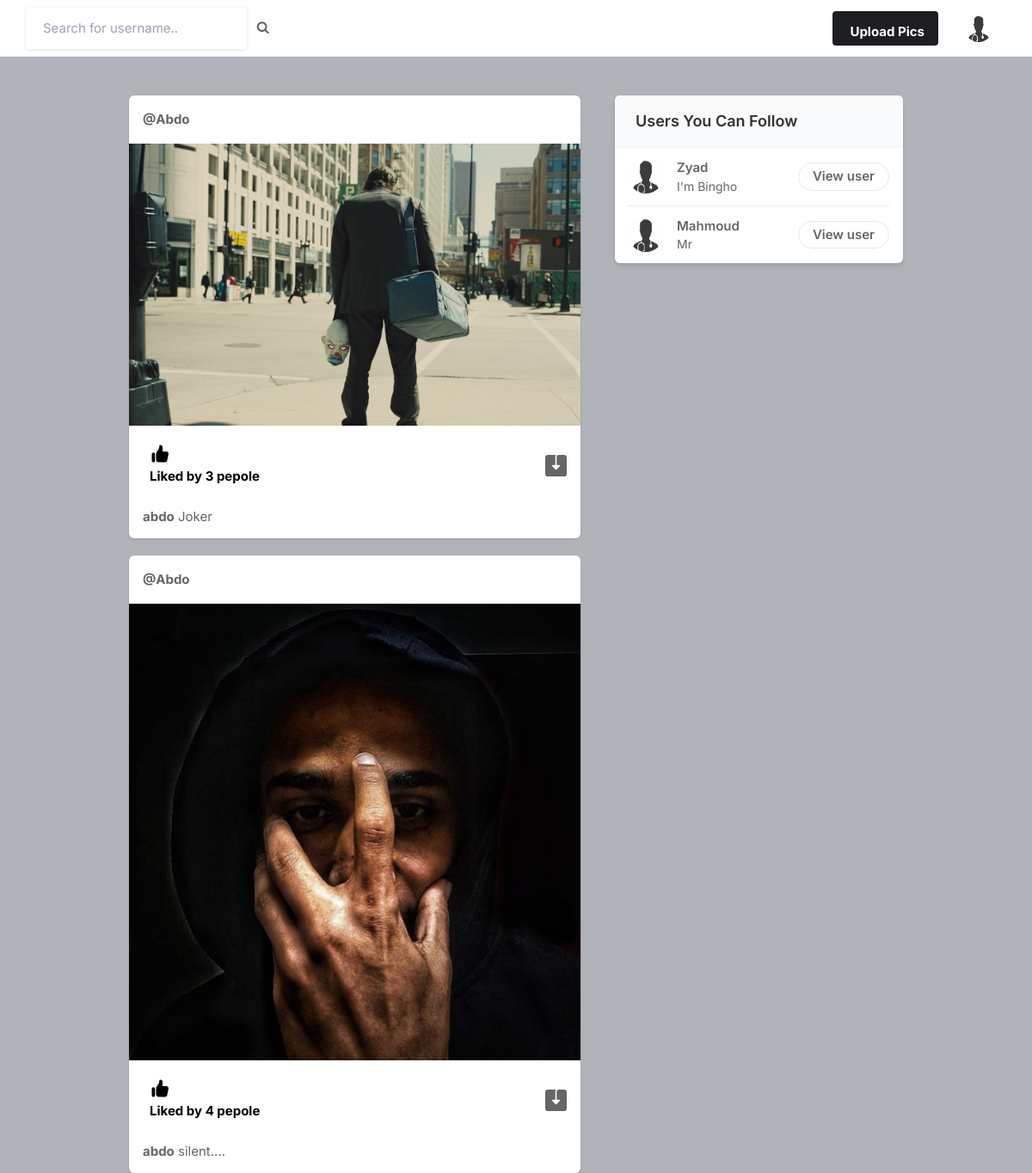
/ (signed in), run on the app's committed database.
### core/models.py (models this page shows, shortened)
class Profile(models.Model):
    user = models.ForeignKey(User, on_delete=models.CASCADE)
    id_user = models.IntegerField()
    bio = models.TextField(blank=True)
    profileimg = models.ImageField(upload_to='profile_images', default='blank-profile-picture.png')
    location = models.CharField(max_length=100, blank=True)

class Post(models.Model):
    id = models.UUIDField(primary_key=True, default=uuid.uuid4)
    user = models.CharField(max_length=100)
    image = models.ImageField(upload_to='post_images')
    caption = models.TextField()
    created_at = models.DateTimeField(default=datetime.now)
    no_of_likes = models.IntegerField(default=0)

### core/views.py (the view)
# urls.py: path('', views.index, name='index'),
@login_required(login_url='signin')
def index(request):
    user_object = User.objects.get(username=request.user.username)
    user_profile = Profile.objects.get(user=user_object)
    user_following_list = []
    feed = []
    user_following = FollowersCount.objects.filter(follower=request.user.username)
    for users in user_following:
        user_following_list.append(users.user)
    for usernames in user_following_list:
        feed_list = Post.objects.filter(user=usernames)
        feed.append(feed_list)
    feed_list = list(chain(*feed))
    all_users = User.objects.all()
    user_following_all = []
    for user in user_following:
        user_list = User.objects.get(username=user.user)
        user_following_all.append(user_list)
    new_suggestions_list = [x for x in list(all_users) if (x not in list(user_following_all))]
    current_user = User.objects.filter(username=request.user.username)
    final_suggestions_list = [x for x in list(new_suggestions_list) if (x not in list(current_user))]
    random.shuffle(final_suggestions_list)
    username_profile = []
    username_profile_list = []
    for users in final_suggestions_list:
        username_profile.append(users.id)
    for ids in username_profile:
        profile_lists = Profile.objects.filter(id_user=ids)
        username_profile_list.append(profile_lists)
    suggestions_username_profile_list = list(chain(*username_profile_list))
    return  render(request, 'index.html', {'user_profile': user_profile, 'posts': feed_list, 'suggestions_username_profile_list': suggestions_username_profile_list[:4]})

### templates/index.html (shortened to what this page needs)
{% load static %}
<!DOCTYPE html>
<html lang="en">
<head>
    <link rel="stylesheet" href="{% static 'assets/css/icons.css' %}">
    <link rel="stylesheet" href="{% static 'assets/css/uikit.css' %}">
    <link rel="stylesheet" href="{% static 'assets/css/style.css' %}">
    <link rel="stylesheet" href="{% static 'assets/css/tailwind.css' %}">
    <link rel="stylesheet" href="https://cdnjs.cloudflare.com/ajax/libs/font-awesome/4.7.0/css/font-awesome.min.css">
</head>
<body>
            <header>
                <div class="header_inner">
                    <form action="/search" method="POST">
                        <div class="left-side">
                                <input type="text" name="username" placeholder="Search for username..">&nbsp; &nbsp;
                                <button type="submit"><i class="fa fa-search fa-1x"></i></button>
                    </div>
                </form>
                    <div class="right-side lg:pr-4">
                        <a href="#"
                            class="bg-pink-500 flex font-bold hidden hover:bg-pink-600 hover:text-white inline-block items-center lg:block max-h-10 mr-4 px-4 py-2 rounded shado text-white">
                             Upload Pics
                        </a>
                        <a href="#">
                            <img src="{{user_profile.profileimg.url}}" class="header-avatar" alt="">
                        </a>
                    </div>
                </div>
            </header>
            <div class="container m-auto">
                <div class="lg:flex justify-center lg:space-x-10 lg:space-y-0 space-y-5">
                    <div class="space-y-5 flex-shrink-0 lg:w-7/12">
                        {% for post in posts reversed %}
                            <div class="bg-white shadow rounded-md  -mx-2 lg:mx-0">
                                <div class="flex justify-between items-center px-4 py-3">
                                    <div class="flex flex-1 items-center space-x-4">
                                        <span class="block capitalize font-semibold "> <a href="/profile/{{ post.user }}"><strong>@{{post.user}}</strong> </a> </span>
                                    </div>
                                <div>
                                    <a href="#"> <i class="icon-feather-more-horizontal text-2xl hover:bg-gray-200 rounded-full p-2 transition -mr-1 "></i> </a>
                                </div>
                                </div>
                                <div uk-lightbox>
                                    <a href="{{post.image.url}}">
                                        <img src="{{post.image.url}}" alt="">
                                    </a>
                                </div>
                                <div class="py-3 px-4 space-y-3">
                                    <div class="flex space-x-4 lg:font-bold">
                                        <a href="/like-post?post_id={{post.id}}" class="flex items-center space-x-2">
                                            <div class="p-2 rounded-full text-black">
                                                {% if post.no_of_likes == 0 %}
                                                <p>No likes</p>
                                                {% elif post.no_of_likes == 1 %}
                                                <p>Liked by {{post.no_of_likes}} person</p>
                                                {% else %}
                                                <p>Liked by {{post.no_of_likes}} pepole</p>
                                                {% endif %}
                                            </div>
                                        </a>
                                        <a href="{{post.image.url}}" class="flex items-center space-x-2 flex-1 justify-end" download>
                                        </a>
                                    </div>
                                    <p>
                                        <a href="/profile/{{ post.user }}"><strong>{{ post.user }}</strong></a> {{post.caption}}
                                    </p>
                                </div>
                            </div>
                        {% endfor  %}
                    </div>
                    <div class="lg:w-5/12">
                        <div class="bg-white  shadow-md rounded-md overflow-hidden">
                            <div class="bg-gray-50  border-b border-gray-100 flex items-baseline justify-between py-4 px-6 ">
                                <h2 class="font-semibold text-lg">Users You Can Follow</h2>
                            </div>
                            <div class="divide-gray-300 divide-gray-50 divide-opacity-50 divide-y px-4 ">
                                {% for suggestion in suggestions_username_profile_list%}
                                    <div class="flex items-center justify-between py-3">
                                        <div class="flex flex-1 items-center space-x-4">
                                            <a href="/profile/{{suggestion.user}}">
                                                <img src="{{suggestion.profileimg.url}}" class="bg-gray-200 rounded-full w-10 h-10">
                                            </a>
                                            <div class="flex flex-col">
                                                <span class="block capitalize font-semibold"> {{suggestion.user}} </span>
                                                <span class="block capitalize text-sm"> {{suggestion.bio}} </span>
                                            </div>
                                        </div>
                                        <a href="/profile/{{suggestion.user}}" class="border border-gray-200 font-semibold px-4 py-1 rounded-full hover:bg-pink-600 hover:text-white hover:border-pink-600 "> View user </a>
                                    </div>
                                {% endfor %}
                            </div>
                        </div>
                    </div>
                </div>
            </div>
</body>
</html>

### static/assets/css/style.css (style rules this page uses)
body { background-color: #B0B3B8!important; }
button { vertical-align: middle; }
input { height: 48px; line-height: 48px; padding: 0 20px; outline: none; font-size: 15px; color: #808080; max-width: 100%; width: 100%; -webkit-box-sizing: border-box; box-sizing: border-box; display: block; font-weight: 400; opacity: 1; border-radius: 4px; border: none; -webkit-box-shadow: 0 1px 4px 0px rgba(0, 0, 0, 0.12); box-shadow: 0 1px 4px 0px rgba(0, 0, 0, 0.12); }
input[type="text"], input[type="password"], input[type="email"], input[type="number"] { height: 48px; line-height: 48px; padding: 0 20px; outline: none; font-size: 15px; color: #808080; max-width: 100%; width: 100%; -webkit-box-sizing: border-box; box-sizing: border-box; display: block; font-weight: 400; opacity: 1; border-radius: 4px; border: none; -webkit-box-shadow: 0 1px 4px 0px rgba(0, 0, 0, 0.12); box-shadow: 0 1px 4px 0px rgba(0, 0, 0, 0.12); }
input { -webkit-transition: all 0.1s ease-in-out; transition: all 0.1s ease-in-out; }
::placeholder { color: #808080; opacity: 1; }
button { border: none; margin: 0; padding: 0; width: auto; overflow: visible; background: transparent; color: inherit; font: inherit; line-height: normal; cursor: pointer; }
a { color: #be185d; -webkit-transition: 0.3s; transition: 0.3s; outline: none !important; }
button { outline: none !important; }
img { max-width: 100%; }
body { color: #666; font-size: 15px; line-height: 27px; background-color: #f0f2f5; font-family: "Inter", sans-serif; text-transform: none; }
body p { font-size: 15px; line-height: 27px; }
h1, h2, h3, h4, h5, h6 { font-family: "Inter", sans-serif; text-transform: none; }
input[type="text"], input[type="password"], input[type="email"] { font-family: "Inter", sans-serif; text-transform: none; }
button, body .pac-container { font-family: "Inter", sans-serif; text-transform: none; }
h1, h2, h3, h4, h5, h6 { color: #333; font-weight: 500; margin: 0; padding: 0; }
h2 { font-size: 26px; }
b, strong { font-weight: 700 !important; }
@media (min-width: 1024px) { .container { max-width: 900px !important; padding-top: 45px; } }
header { background-color: #fff; left: 0; right: 0; top: 0; z-index: 99; height: 66px; display: -webkit-box; display: -ms-flexbox; display: flex; -webkit-box-align: center; -ms-flex-align: center; align-items: center; border-bottom: 1px solid #e5e7eb; }
header .header_inner { display: -webkit-box; display: -ms-flexbox; display: flex; -webkit-box-align: center; -ms-flex-align: center; align-items: center; max-width: 1090px; margin: auto; width: 100%; max-width: 100% !important; padding: 0 30px; }
header .header_inner .left-side { display: -webkit-box; display: -ms-flexbox; display: flex; -webkit-box-align: center; -ms-flex-align: center; align-items: center; }
header .header_inner .right-side { display: -webkit-box; display: -ms-flexbox; display: flex; -webkit-box-align: center; -ms-flex-align: center; align-items: center; -webkit-box-pack: end; -ms-flex-pack: end; justify-content: flex-end; margin-left: auto; }
header .header_inner .right-side .header-avatar { width: 32px; height: 32px; border-radius: 100%; margin-left: 15px; }

### data on the page
Profile: profileimg (placeholder picture)
Post: user "Abdo", image (picture), no_of_likes "3", user "abdo", caption "Joker"
Post: user "Abdo", image (picture), no_of_likes "4", user "abdo", caption "silent...."
Profile: profileimg (placeholder picture), user "Zyad", bio "I'm Bingho"
Profile: profileimg (placeholder picture), user "Mahmoud", bio "Mr"
